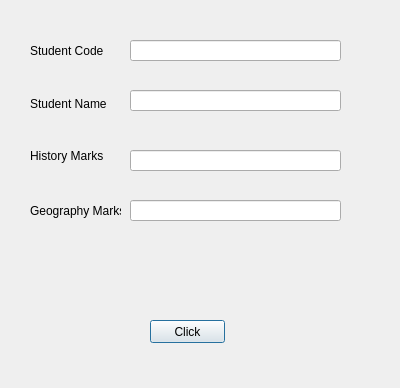
<?xml version="1.0" encoding="UTF-8"?>
<ui version="4.0">
 <class>Dialog</class>
 <widget class="QDialog" name="Dialog">
  <property name="geometry">
   <rect>
    <x>0</x>
    <y>0</y>
    <width>400</width>
    <height>388</height>
   </rect>
  </property>
  <property name="windowTitle">
   <string>Dialog</string>
  </property>
  <widget class="QLabel" name="label">
   <property name="geometry">
    <rect>
     <x>30</x>
     <y>40</y>
     <width>91</width>
     <height>21</height>
    </rect>
   </property>
   <property name="text">
    <string>Student Code</string>
   </property>
  </widget>
  <widget class="QLabel" name="label_2">
   <property name="geometry">
    <rect>
     <x>30</x>
     <y>93</y>
     <width>81</width>
     <height>21</height>
    </rect>
   </property>
   <property name="text">
    <string>Student Name</string>
   </property>
  </widget>
  <widget class="QLabel" name="labelResponse">
   <property name="geometry">
    <rect>
     <x>30</x>
     <y>250</y>
     <width>321</width>
     <height>31</height>
    </rect>
   </property>
   <property name="text">
    <string/>
   </property>
  </widget>
  <widget class="QPushButton" name="ButtonClickMe">
   <property name="geometry">
    <rect>
     <x>150</x>
     <y>320</y>
     <width>75</width>
     <height>23</height>
    </rect>
   </property>
   <property name="text">
    <string>Click</string>
   </property>
  </widget>
  <widget class="QLineEdit" name="lineEditCode">
   <property name="geometry">
    <rect>
     <x>130</x>
     <y>40</y>
     <width>211</width>
     <height>21</height>
    </rect>
   </property>
  </widget>
  <widget class="QLineEdit" name="lineEditName">
   <property name="geometry">
    <rect>
     <x>130</x>
     <y>90</y>
     <width>211</width>
     <height>21</height>
    </rect>
   </property>
  </widget>
  <widget class="QLabel" name="label_3">
   <property name="geometry">
    <rect>
     <x>30</x>
     <y>140</y>
     <width>81</width>
     <height>31</height>
    </rect>
   </property>
   <property name="text">
    <string>History Marks</string>
   </property>
  </widget>
  <widget class="QLabel" name="label_4">
   <property name="geometry">
    <rect>
     <x>30</x>
     <y>200</y>
     <width>91</width>
     <height>21</height>
    </rect>
   </property>
   <property name="text">
    <string>Geography Marks</string>
   </property>
  </widget>
  <widget class="QLineEdit" name="lineEditHistoryMarks">
   <property name="geometry">
    <rect>
     <x>130</x>
     <y>150</y>
     <width>211</width>
     <height>21</height>
    </rect>
   </property>
  </widget>
  <widget class="QLineEdit" name="lineEditGeographyMarks">
   <property name="geometry">
    <rect>
     <x>130</x>
     <y>200</y>
     <width>211</width>
     <height>21</height>
    </rect>
   </property>
  </widget>
 </widget>
 <resources/>
 <connections/>
</ui>
